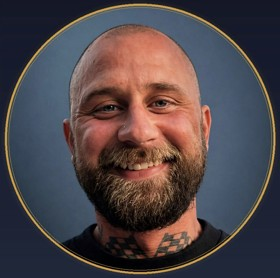
#> input picture tools/source/portrait.jpg, 280 x 278 px
$ python build_assets.py
#> lines starting #> are read from the running program, lines starting #| are printed output that depends on the picture
"""Build every image the email signature uses.

    python tools/build_assets.py

Inputs  (tools/source):  signature.png  portrait.jpg
        (tools/icons-src): Simple Icons SVGs (CC0)
Outputs (assets):        portrait.png  signature.gif  signature-static.png
                         signature-blank-start.gif  icons/*.png
"""
import re
from pathlib import Path

import numpy as np
from PIL import Image, ImageDraw
from scipy import ndimage as ndi
from scipy.spatial import cKDTree
from svg.path import parse_path

from strokes import build as build_chains

ROOT = Path(__file__).resolve().parent.parent
SRC = ROOT / "tools" / "source"
OUT = ROOT / "assets"

NAVY = (11, 32, 56)          # #0b2038
GOLD_DARK = (150, 106, 32)
GOLD = (201, 149, 45)        # #c9952d
GOLD_LIGHT = (243, 219, 150)


def lerp(a, b, t):
    t = np.clip(t, 0, 1)[..., None]
    return np.array(a) * (1 - t) + np.array(b) * t


def metal(t):
    """Metallic gold ramp: t in 0..1 -> dark, base, light, base, dark."""
    t = np.asarray(t, float)
    w = 0.5 - 0.5 * np.cos(2 * np.pi * t)          # 0 at ends, 1 mid
    low = lerp(GOLD_DARK, GOLD, np.clip(w * 2, 0, 1))
    return np.where((w > 0.5)[..., None], lerp(GOLD, GOLD_LIGHT, (w - 0.5) * 2), low)


# ---------------------------------------------------------------- portrait
def portrait(size=256, ss=4):
#> called with size = 256, ss = 4
    src = Image.open(SRC / "portrait.jpg").convert("RGB")
#> src is the input picture: PIL image 280x278 RGB; mean R, G, B 79, 69.3, 72.9
    cy, cx, r_src = 139, 140, 129          # photo circle inside the old ring
    photo = src.crop((cx - r_src, cy - r_src, cx + r_src, cy + r_src))
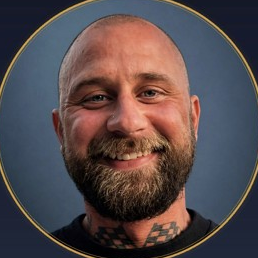
#> photo: PIL image 258x258 RGB; mean R, G, B 85.7, 74.1, 76.5
    S = size * ss
    c = S / 2
    yy, xx = np.mgrid[0:S, 0:S] + 0.5
    rr = np.hypot(yy - c, xx - c) / ss                  # radius in output px
    ang = np.arctan2(yy - c, xx - c)
    gold = metal((np.cos(ang - np.radians(-135)) * 0.5 + 0.5) * 0.9 + 0.05)
    # rings (output px):  photo <=113, thin ring 115.5-117.5, thick ring 120.5-126.5
    r_photo = 113.0
    ph = photo.resize((int(2 * r_photo * ss), int(2 * r_photo * ss)), Image.LANCZOS)
    canvas = np.zeros((S, S, 4), float)
    off = int(c - r_photo * ss)
    canvas[off:off + ph.height, off:off + ph.width, :3] = np.array(ph)
    canvas[..., 3] = (rr <= r_photo) * 255
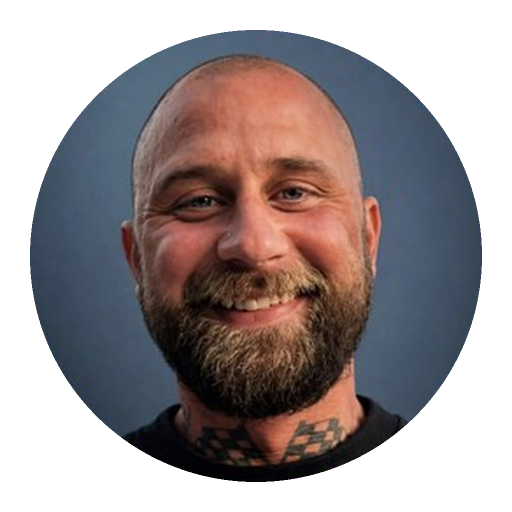
#> canvas: shape (1024, 1024, 4) float64 (shown at 1/2 size); mean R, G, B, A 66.8, 57.7, 59.6, 156.1; transparent parts drawn white
    for r0, r1 in [(115.5, 117.5), (120.5, 126.5)]:
        m = (rr >= r0) & (rr <= r1)
        canvas[m, :3] = gold[m]
        canvas[m, 3] = 255
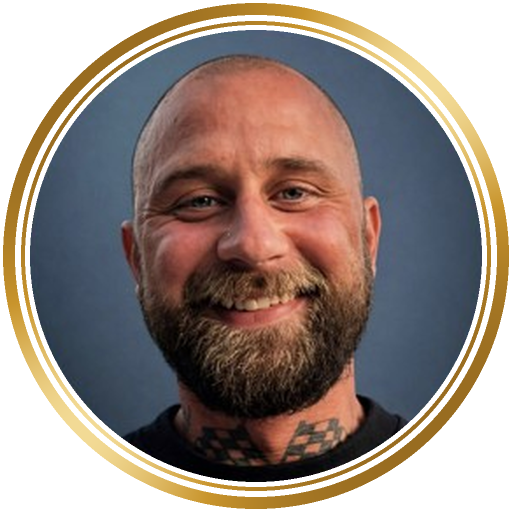
#> canvas: shape (1024, 1024, 4) float64 (shown at 1/2 size); mean R, G, B, A 81.6, 68.8, 62.8, 179.9; transparent parts drawn white
    img = Image.fromarray(canvas.astype(np.uint8), "RGBA").resize((size, size), Image.LANCZOS)
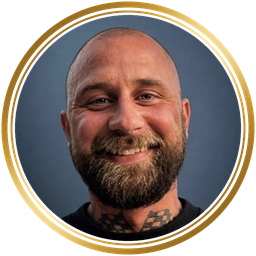
#> img: PIL image 256x256 RGBA; mean R, G, B, A 85.3, 70.3, 59.5, 179.9; transparent parts drawn white
    img.save(OUT / "portrait.png", optimize=True)


# ---------------------------------------------------------------- icons
ICONS = ["instagram", "tiktok", "youtube", "facebook", "venmo", "paypal"]


# [10 lines left out: function venmo_mask, not called in this run]


def svg_mask(name, px):
    if name == "venmo":
        return venmo_mask(px)
#> (the run stopped early here; a loop or call above may not have finished)
